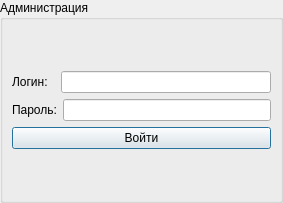
<?xml version="1.0" encoding="UTF-8"?>
<ui version="4.0">
 <class>login_for_cars_bd</class>
 <widget class="QDialog" name="login_for_cars_bd">
  <property name="geometry">
   <rect>
    <x>0</x>
    <y>0</y>
    <width>283</width>
    <height>203</height>
   </rect>
  </property>
  <property name="minimumSize">
   <size>
    <width>283</width>
    <height>203</height>
   </size>
  </property>
  <property name="maximumSize">
   <size>
    <width>283</width>
    <height>203</height>
   </size>
  </property>
  <property name="windowTitle">
   <string>Dialog</string>
  </property>
  <layout class="QVBoxLayout" name="verticalLayout">
   <property name="leftMargin">
    <number>0</number>
   </property>
   <property name="topMargin">
    <number>0</number>
   </property>
   <property name="rightMargin">
    <number>0</number>
   </property>
   <property name="bottomMargin">
    <number>0</number>
   </property>
   <item>
    <widget class="QGroupBox" name="groupBox">
     <property name="title">
      <string>Администрация</string>
     </property>
     <layout class="QVBoxLayout" name="verticalLayout_4">
      <item>
       <layout class="QVBoxLayout" name="verticalLayout_3">
        <item>
         <layout class="QVBoxLayout" name="verticalLayout_2">
          <item>
           <layout class="QHBoxLayout" name="horizontalLayout">
            <item>
             <widget class="QLabel" name="label">
              <property name="text">
               <string>Логин:  </string>
              </property>
             </widget>
            </item>
            <item>
             <widget class="QLineEdit" name="admin_login"/>
            </item>
           </layout>
          </item>
          <item>
           <layout class="QHBoxLayout" name="horizontalLayout_2">
            <item>
             <widget class="QLabel" name="label_2">
              <property name="text">
               <string>Пароль:</string>
              </property>
             </widget>
            </item>
            <item>
             <widget class="QLineEdit" name="admin_pass"/>
            </item>
           </layout>
          </item>
         </layout>
        </item>
        <item>
         <widget class="QPushButton" name="pushButton">
          <property name="text">
           <string>Войти</string>
          </property>
         </widget>
        </item>
       </layout>
      </item>
     </layout>
    </widget>
   </item>
  </layout>
 </widget>
 <resources/>
 <connections/>
</ui>
